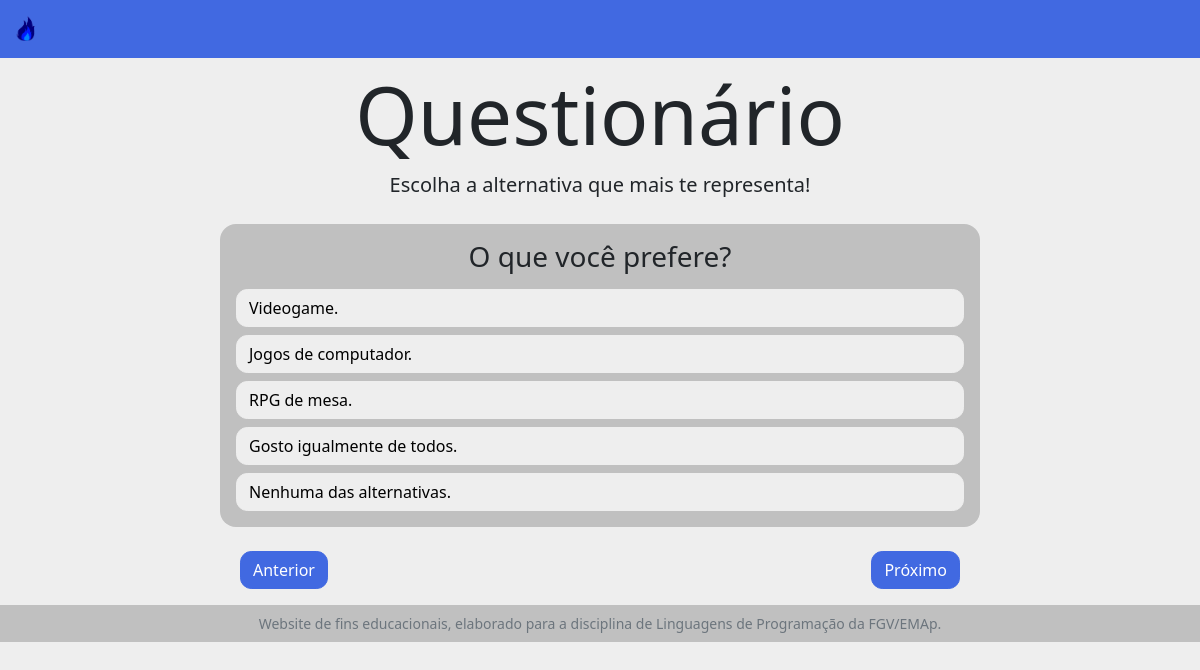
Page /pergunta2 on the committed database.
### pages/models.py (models this page shows, shortened)
class Perguntas(models.Model):
    slug = models.SlugField(max_length=255,unique=True)
    pergunta = models.CharField(max_length=255)
    alternativa1 = models.CharField(max_length=255)
    alternativa2 = models.CharField(max_length=255)
    alternativa3 = models.CharField(max_length=255)
    alternativa4 = models.CharField(max_length=255)
    alternativa5 = models.CharField(max_length=255)

### pages/views.py (the view)
# urls.py: path('pergunta<int:param>', views.perguntas, name='pergunta'),
def perguntas(request, param):
    if param in range(1,8):
        pergunta= Perguntas.objects.get(id=param)
        context = { 'atual':param,
                    'proximo':param+1,
                    'anterior':param-1,
                    'pergunta':pergunta}
        return render(request, 'pages/pergunta.html',context=context)
    else:
        return HttpResponseNotFound('Página não encontrada')

### templates/pages/pergunta.html (shortened to what this page needs)
{% extends 'pages/base.html'%}
{% load static %}
{% block barra_navegacao_login %}
<nav class="navbar navbar-expand navbar-dark bg-primary">
    <div class="container-fluid">
        <a class="navbar-brand" href="#">
            <img src="../../static/img/logo.png" alt="logo do site" width="30" height="30">
        </a>
    </div>
</nav>
{% endblock %}
{% block conteudo %}
<div class="perguntas mb-3">
    <h1 class="text-center display-1 mt-2">Questionário</h1>
    <p class="text-center lead">Escolha a alternativa que mais te representa!</p>
    <div class="container">
        <div class="row">
            <div class="col-lg-2 col-md-1"></div>
            <div class="col-lg-8 col-md-10 bg-light pt-3 ps-3 pe-3 pb-3 mb-4 mt-2 br-1 rounded ">
                <p class="h3 text-center mb-3">{{pergunta.pergunta}}</p>
                <div class="mb-2">
                    <label class="btn btn-secondary btn-perg col-12 text-start" for="resp1">{{pergunta.alternativa1}}</label>
                </div>
                <div class="mb-2">
                    <label class="btn btn-secondary btn-perg col-12 text-start" for="resp2">{{pergunta.alternativa2}}</label>
                </div>
                <div class="mb-2">
                    <label class="btn btn-secondary btn-perg col-12 text-start" for="resp3">{{pergunta.alternativa3}}</label>
                </div>
                <div class="mb-2">
                    <label class="btn btn-secondary btn-perg col-12 text-start" for="resp4">{{pergunta.alternativa4}}</label>
                </div>
                <div class="">
                    <label class="btn btn-secondary btn-perg col-12 text-start" for="resp5">{{pergunta.alternativa5}}</label>
                </div>
            </div>
        </div>
        <div class="container">
        <div class="row">
                    {% if atual == 1%}
                    <div class="col-9"></div>
                    <div class="col-3 btn-alin ">
                        <a href="{% url 'pergunta' param=proximo%}" class="btn btn-primary" id="resposta" >Próximo</a>
                    </div>
                  {% else %}
                  <div class="col-lg-2 col-md-1"></div>
                  <div class="col-lg-8 col-md-10 btn-alin ">
                      <a href="{% url 'pergunta' param=anterior%}" class="btn btn-primary " >Anterior</a>
                      <a href="{% url 'pergunta' param=proximo%}" class="btn btn-primary" id="resposta" >Próximo</a>
                  </div>
                 {% endif %}
    </div>
    </div>
    </div>
    </div>
{% endblock %}

### rows in the picture
Perguntas: pergunta "O que você prefere?", alternativa1 "Videogame.", alternativa2 "Jogos de computador.", alternativa3 "RPG de mesa.", alternativa4 "Gosto igualmente de todos.", alternativa5 "Nenhuma das alternativas."
